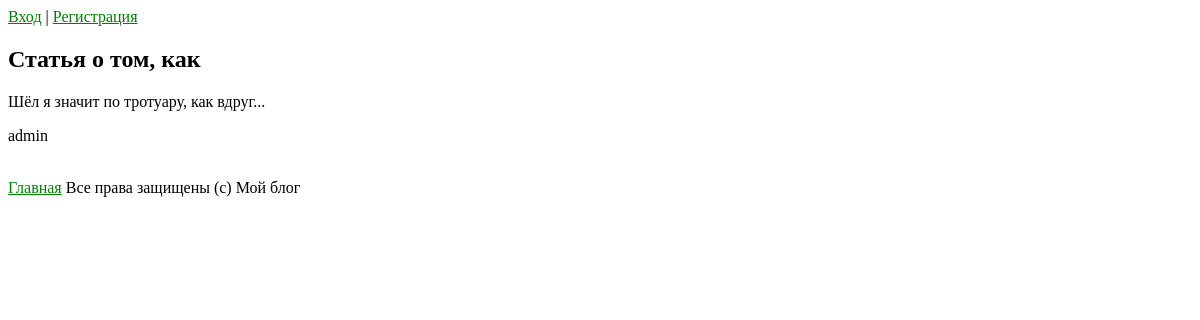
Page /articles/1 on the earlier database version.
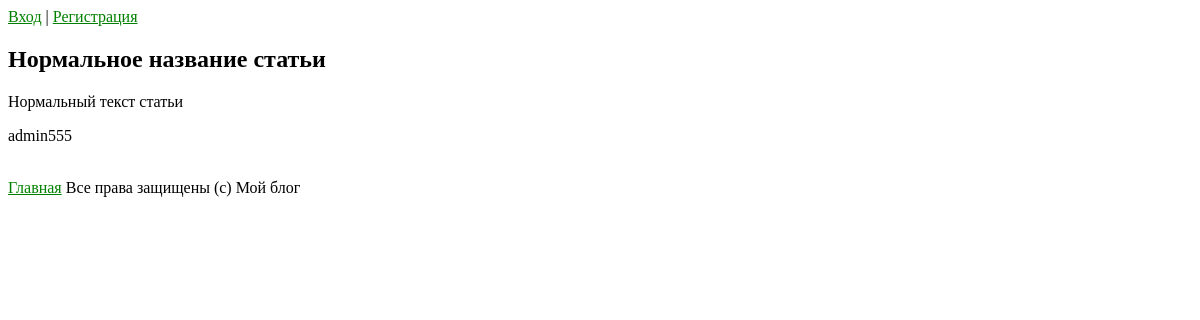
Same page on the later database version.
### tables this page shows
CREATE TABLE `articles` (
  `id` int(11) NOT NULL,
  `author_id` int(11) NOT NULL,
  `name` varchar(255) NOT NULL,
  `text` text NOT NULL,
  `created_at` datetime NOT NULL DEFAULT CURRENT_TIMESTAMP
);

CREATE TABLE `users` (
  `id` int(11) NOT NULL,
  `nickname` varchar(128) NOT NULL,
  `email` varchar(255) NOT NULL,
  `is_confirmed` tinyint(1) NOT NULL DEFAULT '0',
  `role` enum('admin','user') NOT NULL,
  `password_hash` varchar(255) NOT NULL,
  `auth_token` varchar(255) NOT NULL,
  `created_at` datetime NOT NULL DEFAULT CURRENT_TIMESTAMP
);

### src/MyProject/Controllers/ArticlesController.php (called while the page is built, shortened)
<?php
class ArticlesController extends AbstractController
{
    public function view(int $articleId)
    {
    $article = Article::getById($articleId);
    $this->view->renderHtml('articles/view.php',['article'=>$article]);
    }
}

### www/index.php (called while the page is built, shortened)
<?php
try{
    $routes = require __DIR__ . str_replace('/','\\','/../src/routes.php');
    $route = $_GET['route'] ?? '';
    foreach ($routes as $pattern => $controllerAndAction) {
        preg_match($pattern, $route, $matches);
        if (!empty($matches)) {
            break;
        }
    }
    unset($matches[0]);
    $actionName = $controllerAndAction[1];
    $controller = new $controllerName();
    $controller -> $actionName(...$matches);
} catch (\MyProject\Exceptions\DbException $e) {
    $view = new \MyProject\View\View(__DIR__. str_replace('/','\\','/../src/templates/errors'));
    $view->renderHtml('500.php', ['error'=>$e->getMessage()],500);
} catch (\MyProject\Exceptions\NotFoundException $e) {
    $view = new \MyProject\View\View(__DIR__. str_replace('/','\\','/../src/templates/errors'));
    $view->renderHtml('404.php', ['error'=>$e->getMessage()],404);
}catch (\MyProject\Exceptions\UnauthorizedException $e) {
    $view = new \MyProject\View\View(__DIR__. str_replace('/','\\','/../src/templates/errors'));
    $view->renderHtml('401.php', ['error'=>$e->getMessage()],401);
}

### src/settings.php (called while the page is built)
<?php
return [
    'db'=>[
        'user'=>'user',
        'password'=>'userP@ssw0rd',
        'dbname'=>'my_project',
        'host'=>'localhost',
    ]
];

### src/MyProject/Services/Db.php (called while the page is built, shortened)
<?php
class Db
{
    private static $instance;
    private $pdo;
    private function __construct()
    {
        $dbOptions = (require __DIR__.'/../../settings.php')['db'];
        try {
            $this->pdo = new PDO(
                'mysql:host='.$dbOptions['host'].'; dbname='.$dbOptions['dbname'],
                $dbOptions['user'],
                $dbOptions['password']
            );
            $this->pdo->exec('SET NAMES UTF8');
        } catch (PDOException $e) {
            throw new DbException("Ошибка при подключении к базе данных:" . $e->getMessage());
        }
    }
    public function query(string $sql, array $params = [], string $className = 'stdClass'): ?array
    {
        $sth = $this->pdo->prepare($sql);
        $result = $sth->execute($params);
        return $sth->fetchAll(PDO::FETCH_CLASS, $className);
    }
    public static function getInstances():self
    {
        if (self::$instance === null) {
            self::$instance = new self();
        }
        return self::$instance;
    }
}

### src/MyProject/Models/ActiveRecordEntity.php (called while the page is built, shortened)
<?php
abstract class ActiveRecordEntity
{
    private function under_score_ToCamelCase(string $source):string
    {
        return lcfirst(str_replace('_','',ucwords($source, '_')));
    }
    public static function getById(int $id): ?self
    {
        $db = Db::getInstances();
        $entities = $db->query('SELECT * FROM `'.static::getTableName().'` WHERE `id` = :id;', [':id'=>$id], static::class);
        return $entities ? $entities[0]:null;
    }
}

### src/MyProject/Models/Articles/Article.php (called while the page is built, shortened)
<?php
class Article extends ActiveRecordEntity
{
    protected $name;
    protected $text;
    protected $authorId;
    public function getName():string
    {
        return $this->name;
    }
    public function getText():string
    {
        return $this->text;
    }
    protected static function getTableName(): string
    {
        return 'articles';
    }
    public function getAuthor():User
    {
        return User::getByID($this->authorId);
    }
}

### src/MyProject/Models/Users/User.php (called while the page is built, shortened)
<?php
class User extends ActiveRecordEntity
{
    protected $nickname;
    public function getNickname():string
    {
        return $this->nickname;
    }
    protected static function getTableName(): string
    {
        return 'users';
    }
}

### src/templates/articles/view.php (the view, shortened to what this page needs)
<?php include('../src/templates/header.php');?>
    <h2><?=$article->getName();?></h2>
    <p><?=$article->getText();?></p>
    <p><?=$article->getAuthor()->getNickname();?></p>
    <br>
    <a href="/www">Главная</a>
<?php include('../src/templates/footer.php');?>

Differences in the rows shown:
changed articles: name "Статья о том, как" → "Нормальное название статьи"; text "Шёл я значит по тротуару, как вдруг..." → "Нормальный текст статьи"; author.nickname "admin" → "admin555"
